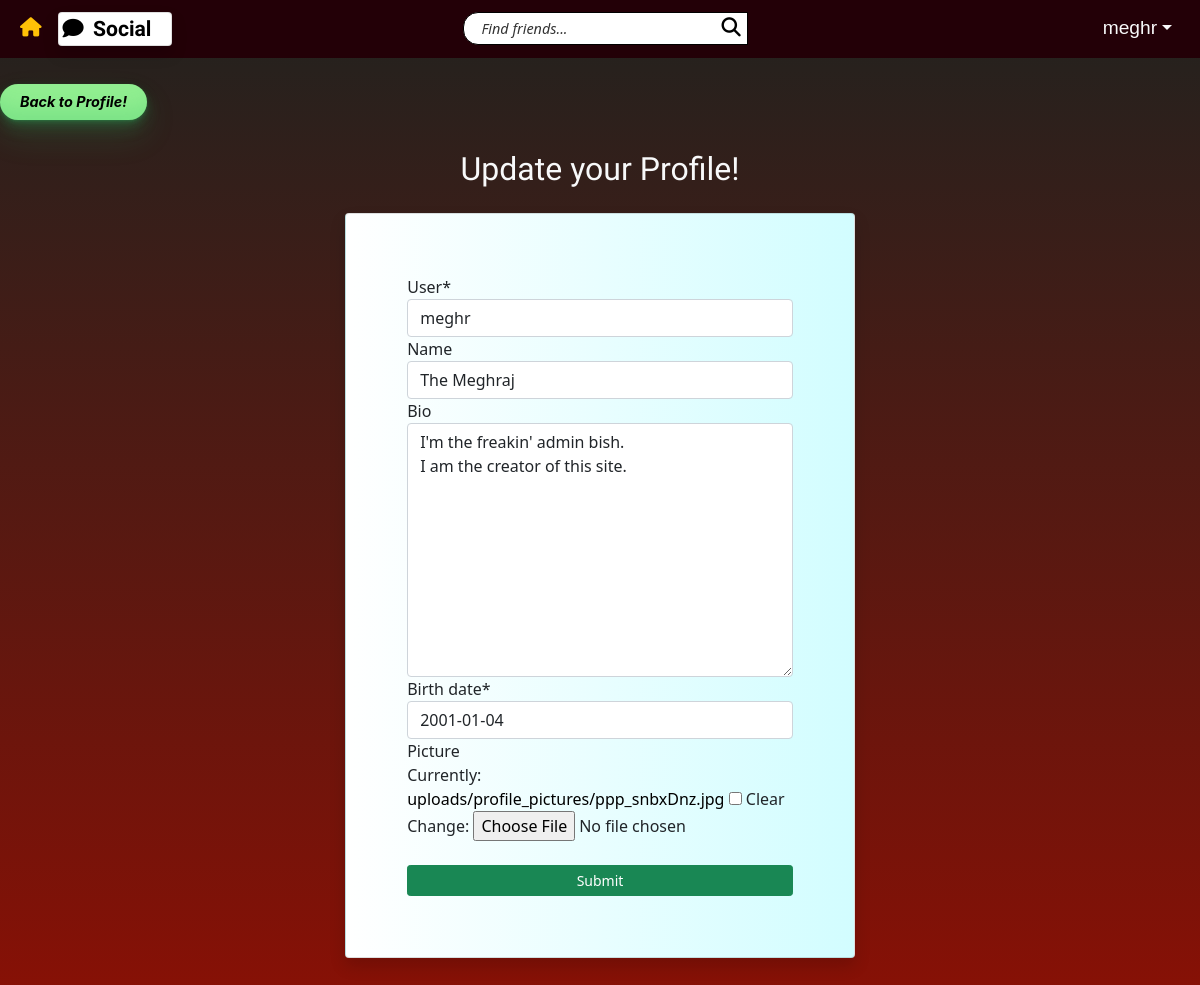
Page /social/profile/1/edit (signed in) on the earlier database version.
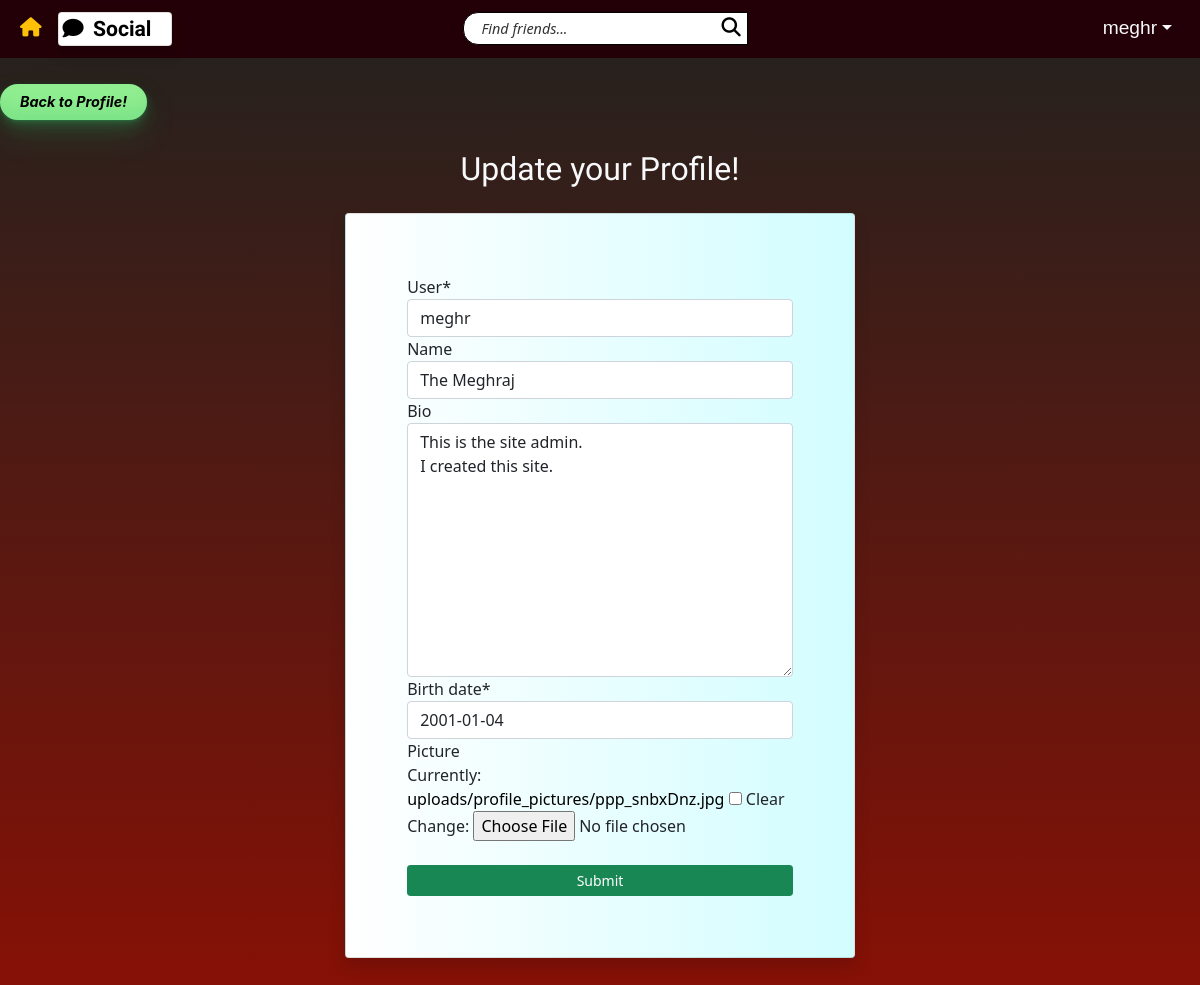
Same page on the later database version.
### main/models.py (models this page shows)
class UserProfile(models.Model):
    user = models.OneToOneField(User, primary_key = True, on_delete=models.CASCADE, verbose_name='user', related_name='profile')
    name = models.CharField(max_length=30, blank=True, null=True)
    bio = models.TextField(max_length=300, null=True, blank=True)
    birth_date = models.DateField(null=True)
    picture = models.ImageField(blank=True, null=True, default='uploads/profile_pictures/default.jpg', upload_to='uploads/profile_pictures')
    followers = models.ManyToManyField(User, blank=True, related_name='followers')

### main/views.py (the view, shortened to what this page needs)
# urls.py: path('profile/<int:pk>/edit', ProfileEditView.as_view(), name='profile_edit'),
class ProfileEditView(LoginRequiredMixin, UserPassesTestMixin, UpdateView):
	model = UserProfile
	template_name = 'main/profile_edit.html'
	form_class = ProfileForm
	def test_func(self):
		profile = self.get_object()
		return self.request.user == profile.user

### main/forms.py
class ProfileForm(forms.ModelForm):
    class Meta:
        model = UserProfile
        exclude = ['followers']

### main/templates/main/profile_edit.html (shortened to what this page needs)
{% extends 'landing/base.html' %}
{% load crispy_forms_tags %}
{% block content %}
<div class="gradbg">
    <div class="row pt-5">
        <div class="col-md-5 col-sm-12">
            <a href="{% url 'profile' object.pk %}" class="button-33">Back to Profile!</a>
        </div>
    </div>
    <div class="row justify-content-center">
        <div class="col-md-5 col-sm-12 heading-font">
            <h5 class="text-light fs-2 mb-4">Update your Profile!</h5>
        </div>
    </div>
    <div class="row justify-content-center">
        <div class=" card shadow rounded pop-up-no-hover col-md-5 col-sm-12">
            <form method="POST" enctype="multipart/form-data">
                {{ form | crispy }}
                <div class="d-grid gap-2 mt-4">
                    <button class="btn btn-sm btn-success" type="submit">Submit</button>
                </div>
            </form>
        </div>
    </div>
</div>
{% endblock %}

Differences in the rows shown:
changed UserProfile "meghr": bio "I'm the freakin' admin bish. I am the creator of this site." → "This is the site admin. I created this site."
